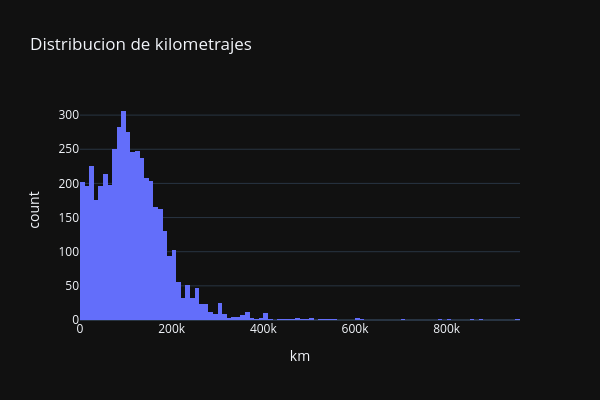

This figure's notebook cell:
### Markdown cell above
### Histograma de valores en kilometraje 'km'

Cómo esta compuesto este campo? que valor predominan con respecto a la antiguedad/uso de los vehiculo que se ofrecen.

Verifiqué los registros con valores elevados o atípicos (mucho km y poca antiguedad o viseversa), para clasificar el caso, o verificar y corregir errores de carga.

### Code cell
import plotly.express as px

hist = px.histogram(df,
                    x = "km",
                    nbins=100,
                    title="Distribucion de kilometrajes",
                    template = 'plotly_dark',
                    height = 400,
                    width = 600).show()

### Figure 1 — Plotly figure (JSON) as saved in the notebook; plotly's stock layout.template omitted (floating-point values rounded to 4 significant figures; data arrays with more than 128 entries replaced by an {"elided": "..."} marker saying what was removed)
{"data": [{"bingroup": "x", "hovertemplate": "km=%{x}<br>count=%{y}<extra></extra>", "legendgroup": "", "marker": {"color": "#636efa", "pattern": {"shape": ""}}, "name": "", "nbinsx": 100, "orientation": "v", "showlegend": false, "type": "histogram", "x": {"elided": "4713 int values"}, "xaxis": "x", "yaxis": "y"}], "layout": {"barmode": "relative", "height": 400, "legend": {"tracegroupgap": 0}, "title": {"text": "Distribucion de kilometrajes"}, "width": 600, "xaxis": {"anchor": "y", "domain": [0, 1], "title": {"text": "km"}}, "yaxis": {"anchor": "x", "domain": [0, 1], "title": {"text": "count"}}}}
